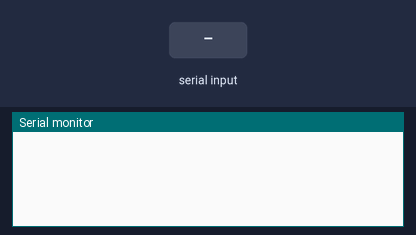
Bench run of a sketch on a simulated Arduino Uno, built with avr-gcc and run on an emulated ATmega328P. On the bench: the last lines printed to the serial monitor. The test bench sets the inputs (shaded band).

Above: at 1.2 s.
1.3 s: "*" received over the second serial link
At 2.0 s:
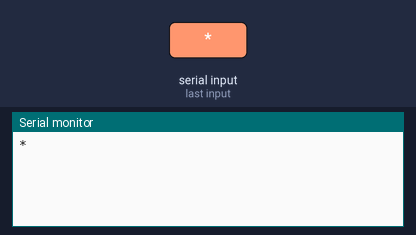
2.8 s: "1" received over the second serial link
At 3.2 s:
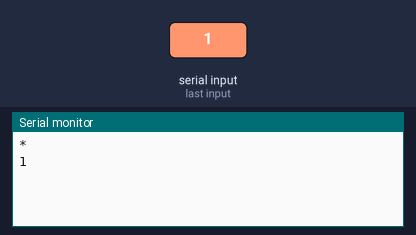

Measured:
- after the input at 1.3 s, the serial monitor: prints a new line at once (image 1)
- after the input at 2.8 s, the serial monitor: prints a new line at once (image 2)

The sketch:

mdb-client.ino
```cpp
#include <SoftwareSerial.h>

SoftwareSerial s(10,11); // соединяем с 11 и 10 пинами на контроллере


void setup() {

  s.begin(9600);
  Serial.begin(9600);

}

char c;

void loop() {

  if (s.available())
  {
    c = (char)s.read();
    Serial.write(c);
    if (c == '*') Serial.println("");
  }
  if (Serial.available())s.write((char)Serial.read());

}
```
